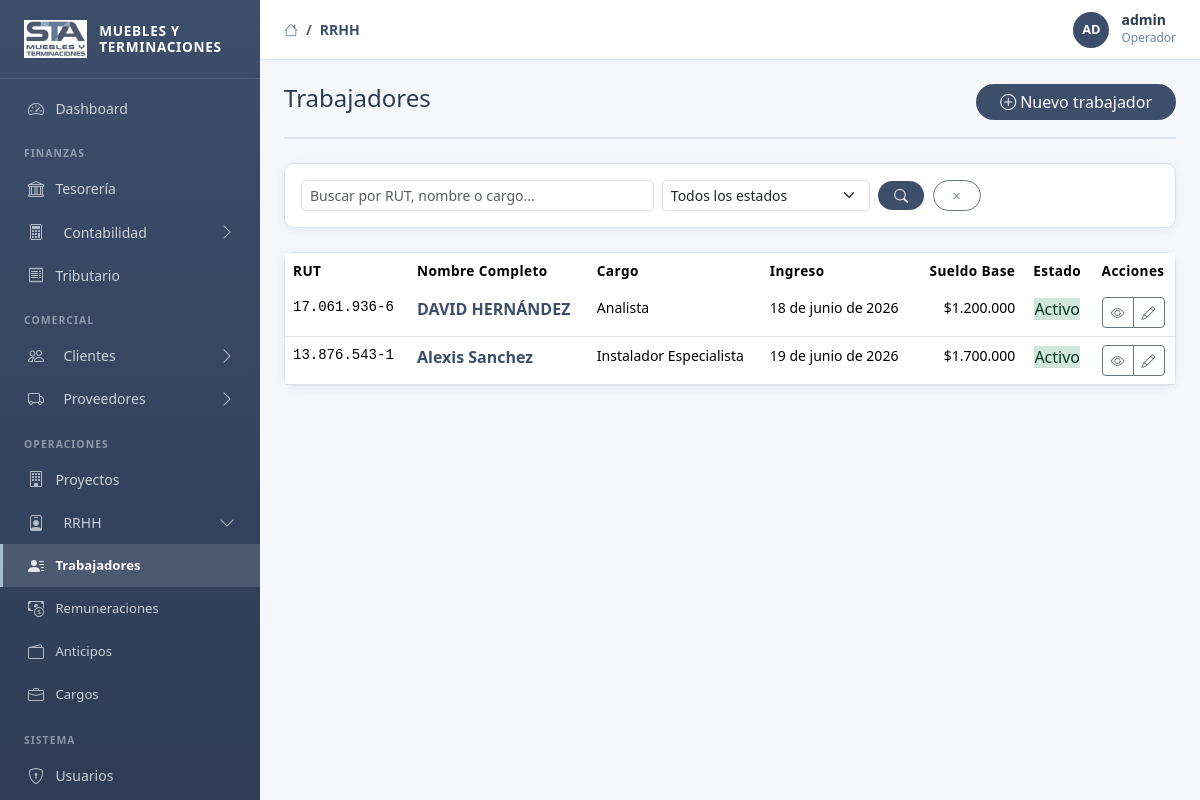
The page /gestion/rrhh/ (signed in) on the database its author committed.
### apps/accounts/models.py (models this page shows, shortened)
class CustomUser(AbstractUser):
    ROL_CHOICES = [
        ('admin', 'Administrador'),
        ('gerente', 'Gerente'),
        ('contador', 'Contador'),
        ('rrhh', 'Recursos Humanos'),
        ('tesorero', 'Tesorero'),
        ('vendedor', 'Vendedor'),
        ('operador', 'Operador'),
        ('solo_lectura', 'Solo Lectura'),
    ]
    rol = models.CharField(max_length=20, choices=ROL_CHOICES, default='operador', verbose_name='Rol')
    cargo = models.CharField(max_length=100, blank=True, verbose_name='Cargo')
    telefono = models.CharField(max_length=20, blank=True, verbose_name='Teléfono')
    avatar = models.ImageField(upload_to='avatars/', null=True, blank=True, verbose_name='Avatar')
    class Meta:
        verbose_name = 'Usuario'
        verbose_name_plural = 'Usuarios'
    @property
    def nombre_display(self):
        return self.get_full_name() or self.username

### apps/rrhh/models.py (models this page shows, shortened)
class Trabajador(TimeStampedModel):
    ESTADO_CHOICES = [
        ('activo', 'Activo'),
        ('inactivo', 'Inactivo'),
        ('licencia', 'Con Licencia'),
        ('vacaciones', 'En Vacaciones'),
    ]
    TIPO_COSTO_CHOICES = [
        ('operacional', 'Costo Operacional'),
        ('administrativo', 'Gasto Administrativo'),
    ]
    AFP_CHOICES = [
        ('capital', 'Capital'),
        ('cuprum', 'Cuprum'),
        ('habitat', 'Hábitat'),
        ('modelo', 'Modelo'),
        ('planvital', 'PlanVital'),
        ('provida', 'Provida'),
        ('uno', 'Uno'),
    ]
    ISAPRE_CHOICES = [
        ('colmena', 'Colmena'),
        ('consalud', 'Consalud'),
        ('cruz_blanca', 'Cruz Blanca'),
        ('fonsalud', 'FONASA'),
        ('fundacion', 'Fundación'),
        ('masvida', 'Masvida'),
        ('nueva_masvida', 'Nueva Masvida'),
        ('red_salud', 'Red Salud'),
        ('vida_chile', 'Vida Chile'),
    ]
    rut = models.CharField(
        max_length=15, unique=True, validators=[validar_rut],
        verbose_name='RUT', help_text='Formato: XX.XXX.XXX-X'
    )
    nombres = models.CharField(max_length=100, verbose_name='Nombres')
    apellidos = models.CharField(max_length=100, verbose_name='Apellidos')
    cargo = models.ForeignKey(
        CargoTrabajador, null=True, blank=True, on_delete=models.SET_NULL,
        related_name='trabajadores', verbose_name='Cargo'
    )
    fecha_ingreso = models.DateField(verbose_name='Fecha de Ingreso')
    fecha_termino = models.DateField(null=True, blank=True, verbose_name='Fecha de Término')
    fecha_nacimiento = models.DateField(null=True, blank=True, verbose_name='Fecha de Nacimiento')
    sueldo_base = models.DecimalField(max_digits=12, decimal_places=2, verbose_name='Sueldo Base')
    afp = models.CharField(max_length=100, choices=AFP_CHOICES, blank=True, verbose_name='AFP')
    isapre = models.CharField(max_length=100, choices=ISAPRE_CHOICES, blank=True, verbose_name='Isapre/FONASA')
    banco = models.ForeignKey(Banco, on_delete=models.PROTECT, null=True, blank=True, verbose_name='Banco')
    tipo_cuenta = models.CharField(max_length=50, choices=TIPO_CHOICES, blank=True, verbose_name='Tipo de Cuenta')
    numero_cuenta = models.CharField(max_length=30, blank=True, verbose_name='N° Cuenta Bancaria')
    email = models.EmailField(blank=True, verbose_name='Email')
    telefono = models.CharField(max_length=20, blank=True, verbose_name='Teléfono')
    direccion = models.CharField(max_length=300, blank=True, verbose_name='Dirección')
    estado = models.CharField(max_length=15, choices=ESTADO_CHOICES, default='activo', verbose_name='Estado')
    exento_previsional = models.BooleanField(
        default=False,
        verbose_name='Exento de AFP/Salud',
        help_text='Marcar si el trabajador no tiene contrato y solo se le paga el sueldo bruto sin descuentos previsionales.',
    )
    tipo_costo = models.CharField(
        max_length=15, choices=TIPO_COSTO_CHOICES, default='administrativo',
        verbose_name='Tipo de costo',
        help_text='Determina la cuenta contable usada al pagar remuneraciones y anticipos.'
    )
    centro_costo = models.ForeignKey(
        'contabilidad.CentroCosto', null=True, blank=True,
        on_delete=models.SET_NULL, verbose_name='Centro de Costo'
    )
    class Meta:
        verbose_name = 'Trabajador'
        verbose_name_plural = 'Trabajadores'
        ordering = ['apellidos', 'nombres']
    @property
    def nombre_completo(self):
        return f'{self.nombres} {self.apellidos}'

class CargoTrabajador(models.Model):
    nombre = models.CharField(max_length=100, unique=True, verbose_name='Nombre del Cargo')
    descripcion = models.TextField(blank=True, verbose_name='Descripción del Cargo')
    class Meta:
        verbose_name = 'Cargo'
        verbose_name_plural = 'Cargos'
        ordering = ['nombre']
    def __str__(self):
        return self.nombre

### apps/rrhh/views.py (the view)
# urls.py: path('', views.TrabajadorListView.as_view(), name='trabajador_list'),
class TrabajadorListView(GestionMixin, ListView):
    model = Trabajador
    template_name = 'admin/rrhh/trabajador_list.html'
    context_object_name = 'trabajadores'
    paginate_by = 20
    def get_queryset(self):
        qs = Trabajador.objects.all()
        q = self.request.GET.get('q')
        if q:
            qs = qs.filter(apellidos__icontains=q) | qs.filter(nombres__icontains=q) | qs.filter(rut__icontains=q)
        estado = self.request.GET.get('estado')
        if estado:
            qs = qs.filter(estado=estado)
        return qs
    def get_context_data(self, **kwargs):
        ctx = super().get_context_data(**kwargs)
        ctx['estados'] = Trabajador.ESTADO_CHOICES
        ctx['titulo'] = 'Trabajadores'
        return ctx

### templates/admin/rrhh/trabajador_list.html (shortened to what this page needs)
{% extends 'base_admin.html' %}
{% load custom_tags %}
{% block breadcrumb %}
  <li class="breadcrumb-item active">RRHH</li>
{% endblock %}
{% block content %}
<div class="page-header">
  <h4 class="page-title">Trabajadores</h4>
  <a href="{% url 'rrhh:trabajador_create' %}" class="btn btn-sta rounded-pill px-4">
    <i class="bi bi-plus-circle me-1"></i>Nuevo trabajador
  </a>
</div>
<div class="card-sta p-3 mb-4">
  <form method="get" class="row g-2 align-items-end">
    <div class="col-sm-5">
      <input type="text" name="q" class="form-control form-control-sm" placeholder="Buscar por RUT, nombre o cargo…" value="{{ request.GET.q }}">
    </div>
    <div class="col-sm-3">
      <select name="estado" class="form-select form-select-sm">
        <option value="">Todos los estados</option>
      </select>
    </div>
    <div class="col-auto">
      <button type="submit" class="btn btn-sta btn-sm rounded-pill px-3"><i class="bi bi-search"></i></button>
      <a href="{% url 'rrhh:trabajador_list' %}" class="btn btn-outline-secondary btn-sm rounded-pill px-3 ms-1"><i class="bi bi-x"></i></a>
    </div>
  </form>
</div>
<div class="card-sta p-0">
  <div class="table-responsive">
    <table class="table table-sta mb-0">
      <thead>
        <tr>
          <th>RUT</th><th>Nombre Completo</th><th>Cargo</th><th>Ingreso</th>
          <th class="text-end">Sueldo Base</th><th class="text-center">Estado</th><th class="text-center">Acciones</th>
        </tr>
      </thead>
      <tbody>
        {% for t in trabajadores %}
        <tr>
          <td class="font-monospace small">{{ t.rut }}</td>
          <td class="fw-600">
            <a href="{% url 'rrhh:trabajador_detail' t.pk %}" class="text-sta text-decoration-none">{{ t.nombre_completo }}</a>
          </td>
          <td class="small">{{ t.cargo|default:"—" }}</td>
          <td class="small">{{ t.fecha_ingreso|default:"—" }}</td>
          <td class="text-end small">{{ t.sueldo_base|moneda_chilena }}</td>
          <td class="text-center"><span class="badge-{{ t.estado }}">{{ t.get_estado_display }}</span></td>
          <td class="text-center">
            <div class="btn-group btn-group-sm">
              <a href="{% url 'rrhh:trabajador_detail' t.pk %}" class="btn btn-outline-secondary btn-sm" title="Ver">
                <i class="bi bi-eye"></i>
              </a>
              <a href="{% url 'rrhh:trabajador_update' t.pk %}" class="btn btn-outline-secondary btn-sm" title="Editar">
                <i class="bi bi-pencil"></i>
              </a>
            </div>
          </td>
        </tr>
        {% empty %}
        <tr><td colspan="7" class="text-center text-muted py-4">No hay trabajadores registrados.</td></tr>
        {% endfor %}
      </tbody>
    </table>
  </div>
</div>
{% endblock %}

### templates/base_admin.html (shortened to what this page needs)
{% load static %}
<!DOCTYPE html>
<html lang="es">
<head>
  <link href="https://cdn.jsdelivr.net/npm/bootstrap@5.3.3/dist/css/bootstrap.min.css" rel="stylesheet">
  <link href="https://cdn.jsdelivr.net/npm/bootstrap-icons@1.11.3/font/bootstrap-icons.min.css" rel="stylesheet">
  <link rel="stylesheet" href="{% static 'css/main.css' %}">
  <link rel="stylesheet" href="{% static 'css/admin.css' %}">
</head>
<body>
<div class="admin-wrapper">
  <aside class="admin-sidebar" id="adminSidebar">
    <div class="sidebar-brand">
      {% if logo_exists %}
        <img src="{% static 'img/logo.png' %}" alt="STA">
      {% else %}
        <div style="width:38px;height:38px;background:rgba(255,255,255,0.15);border-radius:8px;display:flex;align-items:center;justify-content:center;font-weight:800;font-size:1rem;color:white;">STA</div>
      {% endif %}
      <span>Muebles y<br>Terminaciones</span>
    </div>
    <nav class="flex-grow-1 py-2 overflow-auto">
      <a href="{% url 'dashboard:index' %}" class="nav-link {% if request.resolver_match.namespace == 'dashboard' %}active{% endif %}">
        <i class="bi bi-speedometer2"></i> Dashboard
      </a>
      <div class="nav-section-title">Finanzas</div>
      <a href="{% url 'tesoreria:resumen' %}" class="nav-link {% if request.resolver_match.namespace == 'tesoreria' %}active{% endif %}">
        <i class="bi bi-bank"></i> Tesorería
      </a>
      <a class="nav-link nav-group-toggle d-flex align-items-center {% if request.resolver_match.namespace != 'contabilidad' %}collapsed{% endif %}"
         data-bs-toggle="collapse" href="#nav-contabilidad" role="button"
         aria-expanded="{% if request.resolver_match.namespace == 'contabilidad' %}true{% else %}false{% endif %}">
        <i class="bi bi-calculator me-2"></i><span>Contabilidad</span>
        <i class="bi bi-chevron-down nav-chevron ms-auto"></i>
      </a>
      <a href="{% url 'tributario:resumen' %}" class="nav-link {% if request.resolver_match.namespace == 'tributario' %}active{% endif %}">
        <i class="bi bi-receipt"></i> Tributario
      </a>
      <div class="nav-section-title">Comercial</div>
      <a class="nav-link nav-group-toggle d-flex align-items-center {% if request.resolver_match.namespace != 'clientes' %}collapsed{% endif %}"
         data-bs-toggle="collapse" href="#nav-clientes" role="button"
         aria-expanded="{% if request.resolver_match.namespace == 'clientes' %}true{% else %}false{% endif %}">
        <i class="bi bi-people me-2"></i><span>Clientes</span>
        <i class="bi bi-chevron-down nav-chevron ms-auto"></i>
      </a>
      <a class="nav-link nav-group-toggle d-flex align-items-center {% if request.resolver_match.namespace != 'proveedores' %}collapsed{% endif %}"
         data-bs-toggle="collapse" href="#nav-proveedores" role="button"
         aria-expanded="{% if request.resolver_match.namespace == 'proveedores' %}true{% else %}false{% endif %}">
        <i class="bi bi-truck me-2"></i><span>Proveedores</span>
        <i class="bi bi-chevron-down nav-chevron ms-auto"></i>
      </a>
      <div class="nav-section-title">Operaciones</div>
      <a href="{% url 'proyectos:proyecto_list' %}" class="nav-link {% if request.resolver_match.namespace == 'proyectos' %}active{% endif %}">
        <i class="bi bi-building"></i> Proyectos
      </a>
      <a class="nav-link nav-group-toggle d-flex align-items-center {% if request.resolver_match.namespace != 'rrhh' %}collapsed{% endif %}"
         data-bs-toggle="collapse" href="#nav-rrhh" role="button"
         aria-expanded="{% if request.resolver_match.namespace == 'rrhh' %}true{% else %}false{% endif %}">
        <i class="bi bi-person-badge me-2"></i><span>RRHH</span>
        <i class="bi bi-chevron-down nav-chevron ms-auto"></i>
      </a>
      <div class="collapse {% if request.resolver_match.namespace == 'rrhh' %}show{% endif %}" id="nav-rrhh">
        <a href="{% url 'rrhh:trabajador_list' %}" class="nav-link ps-4 {% if request.resolver_match.url_name == 'trabajador_list' or request.resolver_match.url_name == 'trabajador_detail' %}active{% endif %}" style="font-size:.82rem;">
          <i class="bi bi-person-lines-fill"></i> Trabajadores
        </a>
        <a href="{% url 'rrhh:remuneracion_list' %}" class="nav-link ps-4 {% if request.resolver_match.url_name == 'remuneracion_list' %}active{% endif %}" style="font-size:.82rem;">
          <i class="bi bi-cash-coin"></i> Remuneraciones
        </a>
        <a href="{% url 'rrhh:anticipo_list' %}" class="nav-link ps-4 {% if request.resolver_match.url_name == 'anticipo_list' %}active{% endif %}" style="font-size:.82rem;">
          <i class="bi bi-wallet2"></i> Anticipos
        </a>
        <a href="{% url 'rrhh:cargo_list' %}" class="nav-link ps-4 {% if request.resolver_match.url_name == 'cargo_list' %}active{% endif %}" style="font-size:.82rem;">
          <i class="bi bi-briefcase"></i> Cargos
        </a>
      </div>
      <div class="nav-section-title">Sistema</div>
      <a href="{% url 'accounts:usuario_list' %}" class="nav-link {% if request.resolver_match.namespace == 'accounts' and request.resolver_match.url_name == 'usuario_list' %}active{% endif %}">
        <i class="bi bi-shield-lock"></i> Usuarios
      </a>
    </nav>
  </aside>
  <div class="admin-content">
    <header class="admin-topbar">
      <div class="d-flex align-items-center gap-3">
        <nav aria-label="breadcrumb">
          <ol class="breadcrumb mb-0">
            <li class="breadcrumb-item"><a href="{% url 'dashboard:index' %}"><i class="bi bi-house"></i></a></li>
            {% block breadcrumb %}{% endblock %}
          </ol>
        </nav>
      </div>
      <div class="topbar-user">
        {% if user.is_authenticated %}
          <div class="avatar">{{ user.nombre_display|slice:":2"|upper }}</div>
          <div class="d-none d-md-block">
            <div class="fw-600" style="line-height:1.2;">{{ user.nombre_display }}</div>
            <div style="font-size:.75rem;color:var(--sta-steel);">{{ user.get_rol_display }}</div>
          </div>
        {% endif %}
      </div>
    </header>
    <main class="admin-main">
      {% block content %}{% endblock %}
    </main>
  </div>
</div>
</body>
</html>

### rows shown on the page
CustomUser: nombre_display "AD", nombre_display "admin", rol "Operador"
Trabajador: rut "17.061.936-6", nombre_completo "DAVID HERNÁNDEZ", cargo "Analista", fecha_ingreso "18 de junio de 2026", sueldo_base|moneda_chilena "$1.200.000", estado "Activo"
Trabajador: rut "13.876.543-1", nombre_completo "Alexis Sanchez", cargo "Instalador Especialista", fecha_ingreso "19 de junio de 2026", sueldo_base|moneda_chilena "$1.700.000", estado "Activo"
